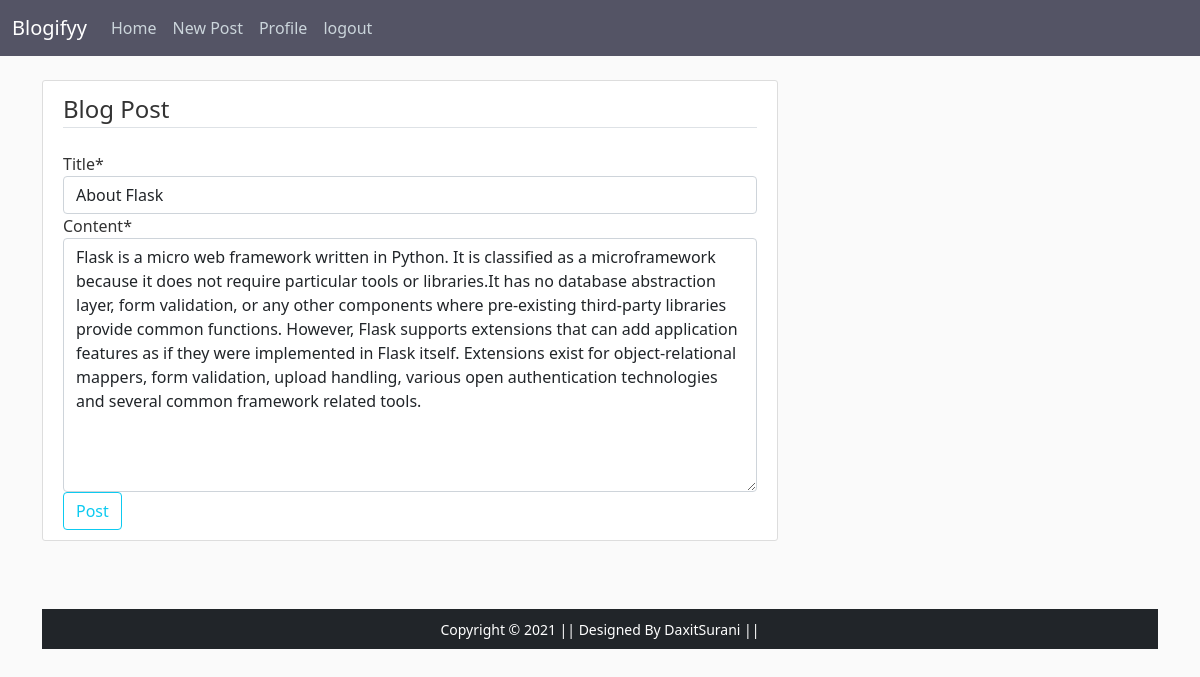
Page /post/8/update/ (signed in) on the committed database.
### blog/models.py (models this page shows, shortened)
class Post(models.Model):
    title=models.CharField(max_length=100)
    content=models.TextField()
    date_posted=models.DateTimeField(default=timezone.now)
    author=models.ForeignKey(User,on_delete=models.CASCADE)

### blog/views.py (the view, shortened to what this page needs)
# urls.py: path('post/<int:pk>/update/',PostUpdateView.as_view(),name='post-update'),
class PostUpdateView(LoginRequiredMixin,UserPassesTestMixin,UpdateView):
    model=Post
    fields=['title','content']
    def test_func(self):
        post=self.get_object()
        if self.request.user == post.author:
            return True
        return False

### blog/templates/blog/post_form.html (shortened to what this page needs)
{% extends "blog/base.html" %}
{% load crispy_forms_tags %}
{% block content %}
    <div class="content-section">
        <form method="POST">
            <fieldset class="form-group">
                <legend class="border-bottom mb-4">Blog Post</legend>
                {{ form|crispy }}
            </fieldset>
            <div class="form-group">
                <button class="btn btn-outline-info" type="submit">Post</button>
            </div>
        </form>
    </div>
{% endblock content %}

### blog/static/blog/main.css (style rules this page uses)
body { background: #fafafa; color: #333333; margin-top: 5rem; }
.content-section { background: #ffffff; padding: 10px 20px; border: 1px solid #dddddd; border-radius: 3px; margin-bottom: 20px; }

### rows in the picture
Post: title "About Flask", content "Flask is a micro web framework written in Python. It is classified as a microframework because it does not require particular tools or libraries.It has no database abstraction layer, form validation, or any other components where pre-existing third-party libraries provide common functions. However, Flask supports extensions that can add application features as if they were implemented in Flask itself. Extensions exist for object-relational mappers, form validation, upload handling, various open authentication technologies and several common framework related tools."
